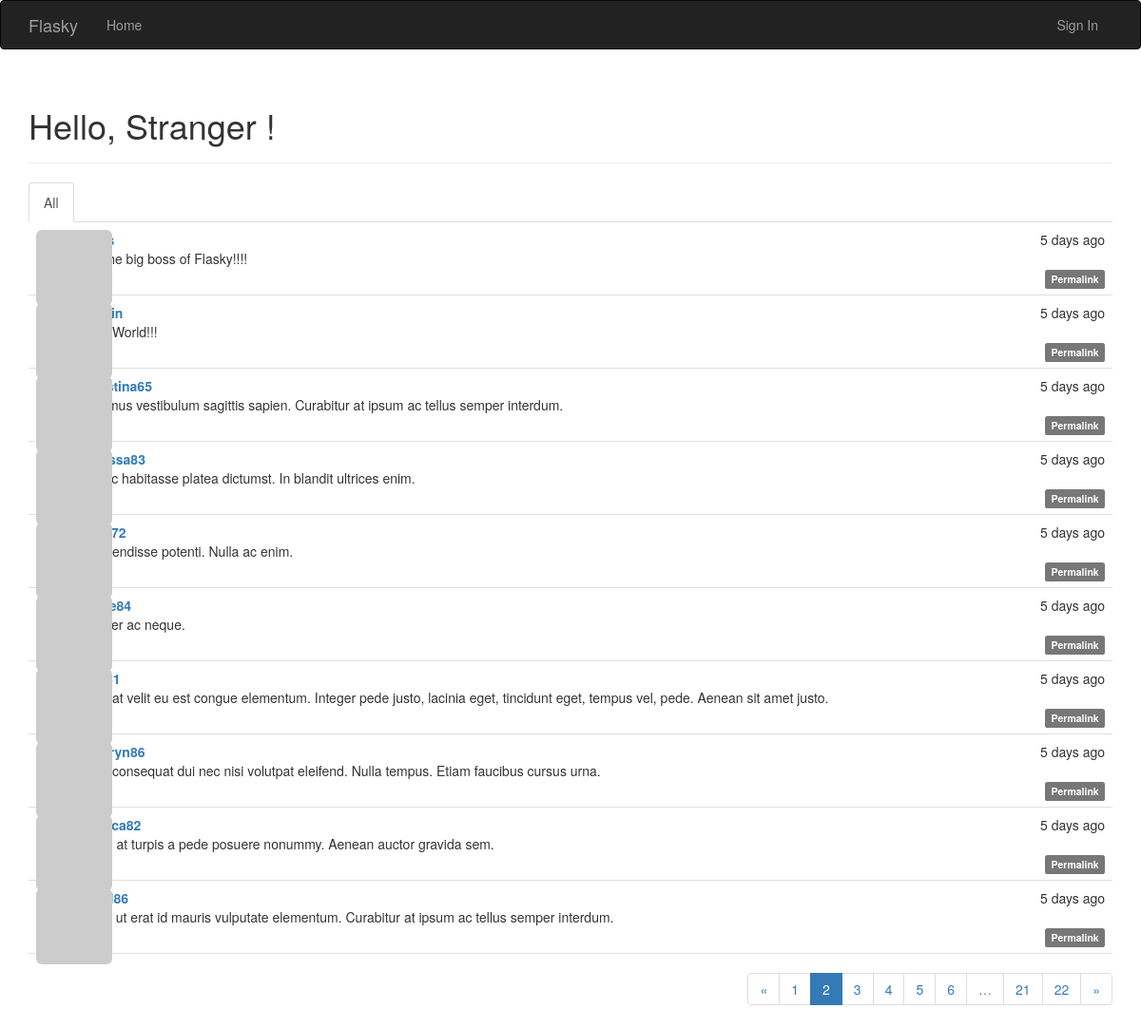
Screenshot of /?page=2 with the database file from the repository.
### app/models.py (models this page shows, shortened)
class Post(db.Model):
    __tablename__ = "posts"
    id = db.Column(db.Integer, primary_key=True)
    body = db.Column(db.Text)
    timestamp = db.Column(db.DateTime, index=True, default=datetime.utcnow)
    author_id = db.Column(db.Integer, db.ForeignKey("users.id"))
    body_html = db.Column(db.Text)

class User(UserMixin, db.Model):
    __tablename__ = "users"
    id = db.Column(db.Integer, primary_key=True)
    email = db.Column(db.String(64), unique=True, index=True)
    username = db.Column(db.String(64), unique=True, index=True)
    role_id = db.Column(db.Integer, db.ForeignKey("roles.id"))
    password_hash = db.Column(db.String(128))
    confirmed = db.Column(db.Boolean, default=False)
    new_email = db.Column(db.String(64), index=True)
    name = db.Column(db.String(64))
    location = db.Column(db.String(64))
    about_me = db.Column(db.Text())
    member_since = db.Column(db.DateTime(), default=datetime.utcnow)
    last_seen = db.Column(db.DateTime(), default=datetime.utcnow)
    avatar_hash = db.Column(db.String(32))
    posts = db.relationship("Post", backref="author", lazy="dynamic")
    followed = db.relationship("Follow", foreign_keys=[Follow.follower_id],
                               backref=db.backref("follower", lazy="joined"),
                               lazy="dynamic",
                               cascade="all,delete-orphan")
    followers = db.relationship("Follow", foreign_keys=[Follow.followed_id],
                                backref=db.backref("followed", lazy="joined"),
                                lazy="dynamic",
                                cascade="all,delete-orphan")
    @property
    def password(self):
        raise AttributeError("password is not a readable attribute")
    def gravatar(self, size=100, default="retro", rating="g"):
        if request.is_secure:
            url = "https://secure.gravatar.com/avatar"
        else:
            url = "http://www.gravatar.com/avatar"
        hash = self.avatar_hash or hashlib.md5(self.email.encode("utf-8")).hexdigest()
        return '{url}/{hash}?s={size}&d={default}&r={rating}'.format(url=url, hash=hash,
                                                                     size=size, default=default,
                                                                     rating=rating)

### app/main/views.py (the view)
@main.route("/", methods=["GET", "POST"])
def index():
    form = PostForm()
    if current_user.can(Permission.WRITE_ARTICLES) and form.validate_on_submit():
        post = Post(body=form.body.data, author=current_user._get_current_object())
        db.session.add(post)
        return redirect(url_for("main.index"))
    page = request.args.get("page", 1, type=int)
    show_followed = False
    if current_user.is_authenticated:
        show_followed = bool(request.cookies.get("show_followed", ""))
    if show_followed:
        query = current_user.followed_posts
    else:
        query = Post.query
    pagination = query.order_by(Post.timestamp.desc()).paginate(page, per_page=current_app.config[
        "FLASKY_POSTS_PER_PAGE"], error_out=False)
    posts = pagination.items
    return render_template("index.html", form=form, posts=posts, show_followed=show_followed, pagination=pagination)

### app/auth/views.py (called while the page is built)
@auth.before_app_request
def before_request():
    if current_user.is_authenticated:
        current_user.ping()
        if not current_user.confirmed \
                and request.endpoint[:5] != "auth." \
                and request.endpoint != "static":
            return redirect(url_for("auth.unconfirmed"))

### app/main/__init__.py (called while the page is built)
@main.app_context_processor
def inject_permissions():
    return dict(Permission=Permission)

### app/models.py (called while the page is built)
    def can(self, permissions):
        return False

    def is_administrator(self):
        return False

### app/templates/index.html (shortened to what this page needs)
{% extends "base.html" %}
{% import "bootstrap/wtf.html" as wtf %}
{% import "_macros.html" as macros %}
{% block page_content %}
    <div class="page-header">
        <h1>Hello,
            {% if current_user.is_authenticated %}
                {{ current_user.username }}
            {% else %}
                Stranger
            {% endif %}!
        </h1>
    </div>
    <div class="post-tabs">
        <ul class="nav nav-tabs">
            <li{% if not show_followed %} class="active"{% endif %}>
                <a href="{{ url_for('main.show_all') }}">All</a>
            </li>
        </ul>
        {% include '_posts.html' %}
    </div>
    {% if pagination %}
        <div class="pagination">
            {{ macros.pagination_widget(pagination,"main.index") }}
        </div>
    {% endif %}
{% endblock %}

### app/templates/_posts.html (shortened to what this page needs)
<ul class="posts">
    {% for post in posts %}
        <li class="post">
            <div class="post-thumbnail">
                <a href="{{ url_for('main.user',username=post.author.username) }}">
                    <img class="img-rounded profile-thumbnail" src="{{ post.author.gravatar(size=40) }}"/>
                </a>
            </div>
            <div class="post-content">
                <div class="post-date">{{ moment(post.timestamp).fromNow() }}</div>
                <div class="post-author"><a
                        href="{{ url_for('main.user',username=post.author.username) }}">{{ post.author.username }}</a>
                </div>
                <div class="post-body">
                    {% if post.body_html %}
                        {{ post.body_html | safe }}
                    {% else %}
                        {{ post.body }}
                    {% endif %}
                </div>
                <div class="post-footer">
                    <a href="{{ url_for('main.post',id=post.id) }}">
                        <span class="label label-default">Permalink</span>
                    </a>
                </div>
            </div>
        </li>
    {% endfor %}
</ul>

### app/static/styles.css (style rules this page uses)
.profile-thumbnail { position: absolute; }
div.post-tabs { margin-top: 16px; }
ul.posts { list-style-type: none; padding: 0px; margin: 16px 0px 0px 0px; border-top: 1px solid #e0e0e0; }
div.post-tabs ul.posts { margin: 0px; border-top: none; }
ul.posts li.post { padding: 8px; border-bottom: 1px solid #e0e0e0; }
div.post-date { float: right; }
div.post-author { font-weight: bold; }
div.post-thumbnail { position: absolute; }
div.post-content { margin-left: 48px; min-height: 48px; }
div.post-footer { text-align: right; }
div.pagination { width: 100%; text-align: right; padding: 0px; margin: 0px; }

### rows the page displays
Post: timestamp "5 days ago", body "I m the big boss of Flasky!!!!"
Post: timestamp "5 days ago", body "HelloWorld!!!"
Post: timestamp "5 days ago", author.username "christina65", body "Vivamus vestibulum sagittis sapien. Curabitur at ipsum ac tellus semper interdum."
Post: timestamp "5 days ago", author.username "melissa83", body "In hac habitasse platea dictumst. In blandit ultrices enim."
Post: timestamp "5 days ago", body "Suspendisse potenti. Nulla ac enim."
Post: timestamp "5 days ago", body "Integer ac neque."
Post: timestamp "5 days ago", body "Duis at velit eu est congue elementum. Integer pede justo, lacinia eget, tincidunt eget, tempus vel, pede. Aenean sit amet justo."
Post: timestamp "5 days ago", author.username "kathryn86", body "Duis consequat dui nec nisi volutpat eleifend. Nulla tempus. Etiam faucibus cursus urna."
Post: timestamp "5 days ago", body "Proin at turpis a pede posuere nonummy. Aenean auctor gravida sem."
Post: timestamp "5 days ago", body "Nulla ut erat id mauris vulputate elementum. Curabitur at ipsum ac tellus semper interdum."

### other values shown
{{ p }} "1" "3" "4" "5" "6" "21" "22"
{{ p }} "2"
